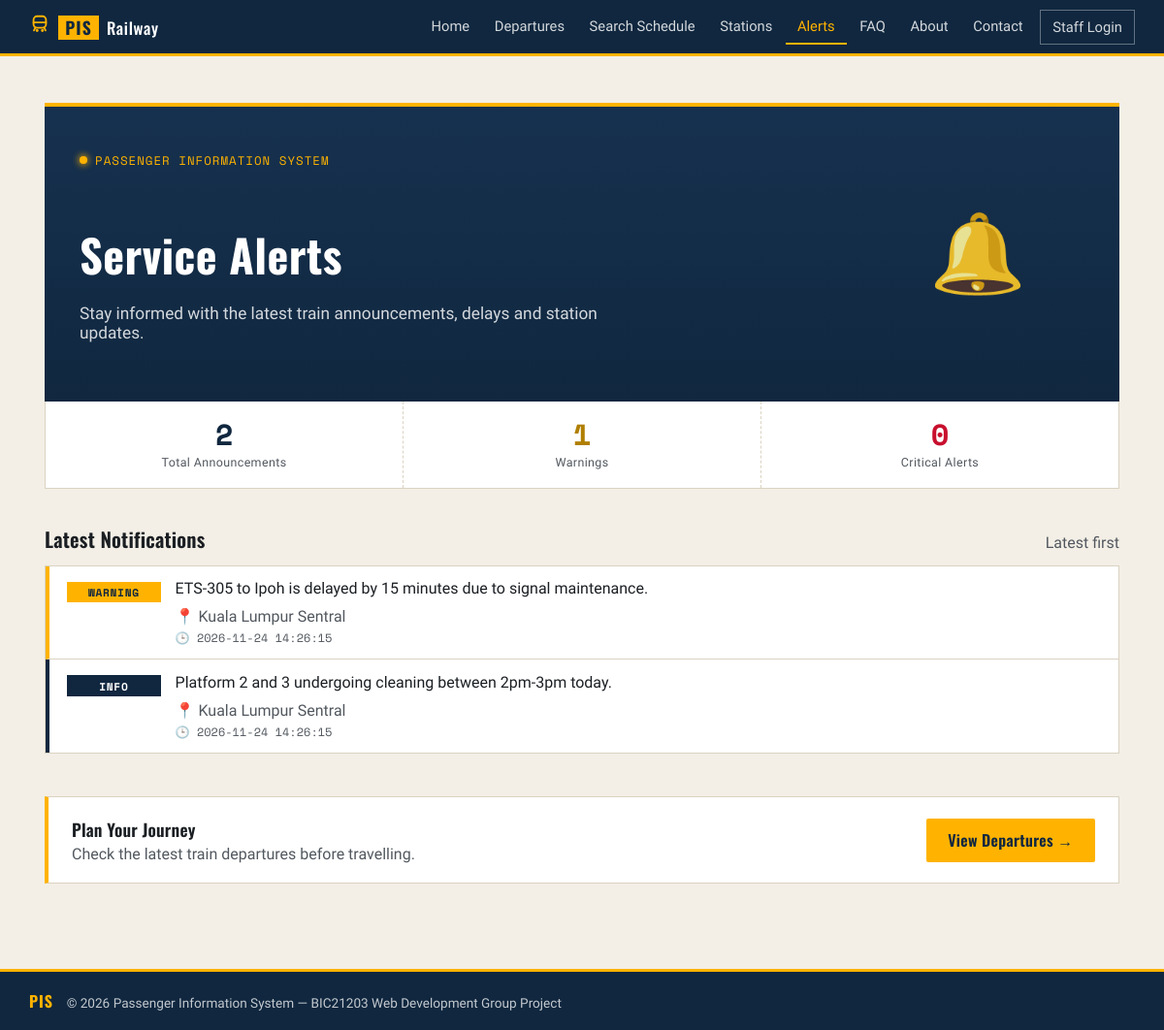
Screenshot of /alerts.php with the database file from the repository.
### tables this page shows
CREATE TABLE alerts (
    alert_id        INT AUTO_INCREMENT PRIMARY KEY,
    schedule_id     INT,
    station_id      INT,
    message         VARCHAR(255) NOT NULL,
    severity        ENUM('info', 'warning', 'critical') NOT NULL DEFAULT 'info',
    created_at      TIMESTAMP DEFAULT CURRENT_TIMESTAMP,
    FOREIGN KEY (schedule_id) REFERENCES schedules(schedule_id) ON DELETE CASCADE,
    FOREIGN KEY (station_id) REFERENCES stations(station_id) ON DELETE CASCADE
);

CREATE TABLE stations (
    station_id      INT AUTO_INCREMENT PRIMARY KEY,
    station_name    VARCHAR(100) NOT NULL,
    station_code    VARCHAR(10) NOT NULL UNIQUE,
    platform_count  INT NOT NULL DEFAULT 1,
    created_at      TIMESTAMP DEFAULT CURRENT_TIMESTAMP
);

### public/alerts.php (the view, shortened to what this page needs)
<?php
require_once __DIR__ . '/../config/db.php';
$sql = "SELECT
            alerts.alert_id,
            alerts.message,
            alerts.severity,
            alerts.created_at,
            stations.station_name
        FROM alerts
        LEFT JOIN stations
        ON alerts.station_id = stations.station_id
        ORDER BY alerts.created_at DESC";
$stmt = $pdo->prepare($sql);
$stmt->execute();
$alerts = $stmt->fetchAll();
$total_alerts = count($alerts);
require_once __DIR__ . '/../includes/header.php';
?>
<main class="pis-container pis-main">
    <section class="pis-hero">
        <div class="pis-hero-copy">
            <span class="pis-hero-eyebrow">
                <span class="pis-dot"></span>
                PASSENGER INFORMATION SYSTEM
            </span>
            <h1>Service Alerts</h1>
            <p>
                Stay informed with the latest train announcements,
                delays and station updates.
            </p>
        </div>
        <div class="pis-hero-art">
            <span style="font-size: 5rem;">🔔</span>
        </div>
    </section>
    <section class="pis-stat-strip">
        <div class="pis-stat">
            <div class="pis-stat-value">
                <?php echo $total_alerts; ?>
            </div>
            <span class="pis-stat-label">Total Announcements</span>
        </div>
        <div class="pis-stat">
            <div class="pis-stat-value is-warning">
                <?php
                $warning_count = 0;
                foreach ($alerts as $alert) {
                    if ($alert['severity'] === 'warning') {
                        $warning_count++;
                    }
                }
                echo $warning_count;
                ?>
            </div>
            <span class="pis-stat-label">Warnings</span>
        </div>
        <div class="pis-stat">
            <div class="pis-stat-value is-danger">
                <?php
                $critical_count = 0;
                echo $critical_count;
                ?>
            </div>
            <span class="pis-stat-label">Critical Alerts</span>
        </div>
    </section>
    <section class="pis-section">
        <div class="pis-board-heading">
            <h2>Latest Notifications</h2>
            <span class="pis-muted">Latest first</span>
        </div>
        <?php if (!empty($alerts)): ?>
            <ul class="pis-alert-list">
                <?php foreach ($alerts as $alert): ?>
                    <?php
                    $severity = $alert['severity'];
                    $alert_class = in_array(
                        $severity,
                        ['warning', 'critical'],
                        true
                    ) ? 'is-' . $severity : '';
                    ?>
                    <li class="pis-alert-item <?php echo $alert_class; ?>">
                        <span class="pis-alert-level">
                            <?php echo htmlspecialchars($severity); ?>
                        </span>
                        <div style="flex: 1; min-width: 0;">
                            <p class="pis-alert-msg">
                                <?php echo htmlspecialchars($alert['message']); ?>
                            </p>
                            <div class="pis-tags" style="margin-top: 0.6rem;">
                                <span class="pis-muted">
                                    📍
                                    <?php echo htmlspecialchars(
                                        $alert['station_name'] ?? 'All Stations'
                                    ); ?>
                                </span>
                            </div>
                            <time class="pis-alert-time">
                                🕒
                                <?php echo htmlspecialchars($alert['created_at']); ?>
                            </time>
                        </div>
                    </li>
                <?php endforeach; ?>
            </ul>
        <?php endif; ?>
    </section>
    <section class="pis-cta">
        <div>
            <h2>Plan Your Journey</h2>
            <p>Check the latest train departures before travelling.</p>
        </div>
        <a href="departures.php" class="btn-signal">
            View Departures →
        </a>
    </section>
</main>
<?php require_once __DIR__ . '/../includes/footer.php'; ?>

### assets/css/style.css (style rules this page uses)
:root { --pis-navy: #10273F; --pis-navy-2: #16314F; --pis-amber: #FFB300; --pis-amber-dim: #B07F00; --pis-red: #C8102E; --pis-green: #2F7D4F; --pis-concrete: #F3EFE6; --pis-line: #DAD3C2; --pis-ink: #1B1F23; --pis-ink-soft: #52585F; --font-display: 'Oswald', 'Arial Narrow', sans-serif; --font-body: 'Work Sans', 'Segoe UI', Arial, sans-serif; --font-mono: 'Space Mono', 'Courier New', monospace; }
body { font-family: var(--font-body); background-color: var(--pis-concrete); color: var(--pis-ink); margin: 0; }
h1, h2, h3, h4, h5, h6 { font-family: var(--font-display); letter-spacing: 0.01em; }
.pis-section { margin-bottom: 2.75rem; }
.pis-muted { color: var(--pis-ink-soft); }
.pis-tags { display: flex; flex-wrap: wrap; gap: 0.5rem; }
.pis-container { max-width: 1140px; margin: 0 auto; padding: 0 1rem; }
.pis-main { padding-top: 1.5rem; padding-bottom: 1.5rem; }
.pis-hero { background: linear-gradient(180deg, var(--pis-navy-2) 0%, var(--pis-navy) 100%); color: #fff; border-top: 4px solid var(--pis-amber); padding: 2.75rem 2.25rem; margin-bottom: 0; display: flex; align-items: center; gap: 2rem; animation: pis-hero-in 0.5s ease-out; }
.pis-hero-copy { flex: 1 1 auto; min-width: 0; }
.pis-hero-art { flex: 0 0 auto; width: 160px; color: var(--pis-amber); opacity: 0.9; }
.pis-hero-eyebrow { display: inline-flex; align-items: center; gap: 0.5rem; font-family: var(--font-mono); font-size: 0.78rem; color: var(--pis-amber); letter-spacing: 0.08em; margin-bottom: 0.9rem; }
.pis-hero-eyebrow .pis-dot { width: 8px; height: 8px; border-radius: 50%; background: var(--pis-amber); box-shadow: 0 0 6px 2px rgba(255, 179, 0, 0.6); animation: pis-pulse 2s ease-in-out infinite; }
.pis-hero h1 { font-size: clamp(2rem, 4.2vw, 2.9rem); font-weight: 700; color: #fff; margin-bottom: 0.75rem; }
.pis-hero p { max-width: 62ch; font-size: 1.08rem; color: rgba(255, 255, 255, 0.82); }
.btn-signal { display: inline-block; background: var(--pis-amber); color: var(--pis-navy); border: none; font-family: var(--font-display); font-weight: 600; letter-spacing: 0.02em; padding: 0.65rem 1.4rem; border-radius: 2px; text-decoration: none; }
.pis-stat-strip { background: #fff; border: 1px solid var(--pis-line); border-top: none; display: flex; flex-wrap: wrap; }
.pis-stat { flex: 1 1 0; min-width: 140px; text-align: center; padding: 1.15rem 0.5rem; border-right: 1px dashed var(--pis-line); }
.pis-stat:last-child { border-right: none; }
.pis-stat-value { font-family: var(--font-mono); font-weight: 700; font-size: 1.9rem; line-height: 1; color: var(--pis-navy); }
.pis-stat-value.is-warning { color: var(--pis-amber-dim); }
.pis-stat-value.is-danger { color: var(--pis-red); }
.pis-stat-label { display: block; margin-top: 0.4rem; font-size: 0.78rem; color: var(--pis-ink-soft); letter-spacing: 0.03em; }
.pis-board-heading { display: flex; align-items: baseline; justify-content: space-between; margin: 2.25rem 0 0.75rem; }
.pis-board-heading h2 { font-size: 1.3rem; font-weight: 600; margin: 0; }
.pis-alert-list { list-style: none; margin: 0; padding: 0; background: #fff; border: 1px solid var(--pis-line); }
.pis-alert-item { display: flex; align-items: flex-start; gap: 0.9rem; padding: 0.85rem 1.1rem; border-bottom: 1px solid var(--pis-line); border-left: 4px solid var(--pis-navy); }
.pis-alert-item:last-child { border-bottom: none; }
.pis-alert-level { flex: 0 0 auto; min-width: 5.2rem; text-align: center; background: var(--pis-navy); color: #fff; font-family: var(--font-mono); font-weight: 700; font-size: 0.7rem; letter-spacing: 0.06em; text-transform: uppercase; padding: 0.15rem 0.45rem; margin-top: 0.15rem; }
.pis-alert-item.is-warning { border-left-color: var(--pis-amber); }
.pis-alert-item.is-warning .pis-alert-level { background: var(--pis-amber); color: var(--pis-navy); }
.pis-alert-msg { margin: 0; }
.pis-alert-time { display: block; margin-top: 0.25rem; font-family: var(--font-mono); font-size: 0.75rem; color: var(--pis-ink-soft); }
.pis-cta { display: flex; flex-wrap: wrap; align-items: center; justify-content: space-between; gap: 1rem; margin-top: 2.5rem; padding: 1.25rem 1.5rem; background: #fff; border: 1px solid var(--pis-line); border-left: 4px solid var(--pis-amber); }
.pis-cta h2 { margin: 0 0 0.2rem; font-size: 1.1rem; font-weight: 600; }
.pis-cta p { margin: 0; color: var(--pis-ink-soft); }

### rows the page displays
alerts: severity "WARNING", message "ETS-305 to Ipoh is delayed by 15 minutes due to signal maintenance.", station.station_name "Kuala Lumpur Sentral", created_at "2026-11-24 14:26:15"
alerts: severity "INFO", message "Platform 2 and 3 undergoing cleaning between 2pm-3pm today.", station.station_name "Kuala Lumpur Sentral", created_at "2026-11-24 14:26:15"

### other values shown
$total_alerts "2"
$warning_count "1"
$critical_count "0"
